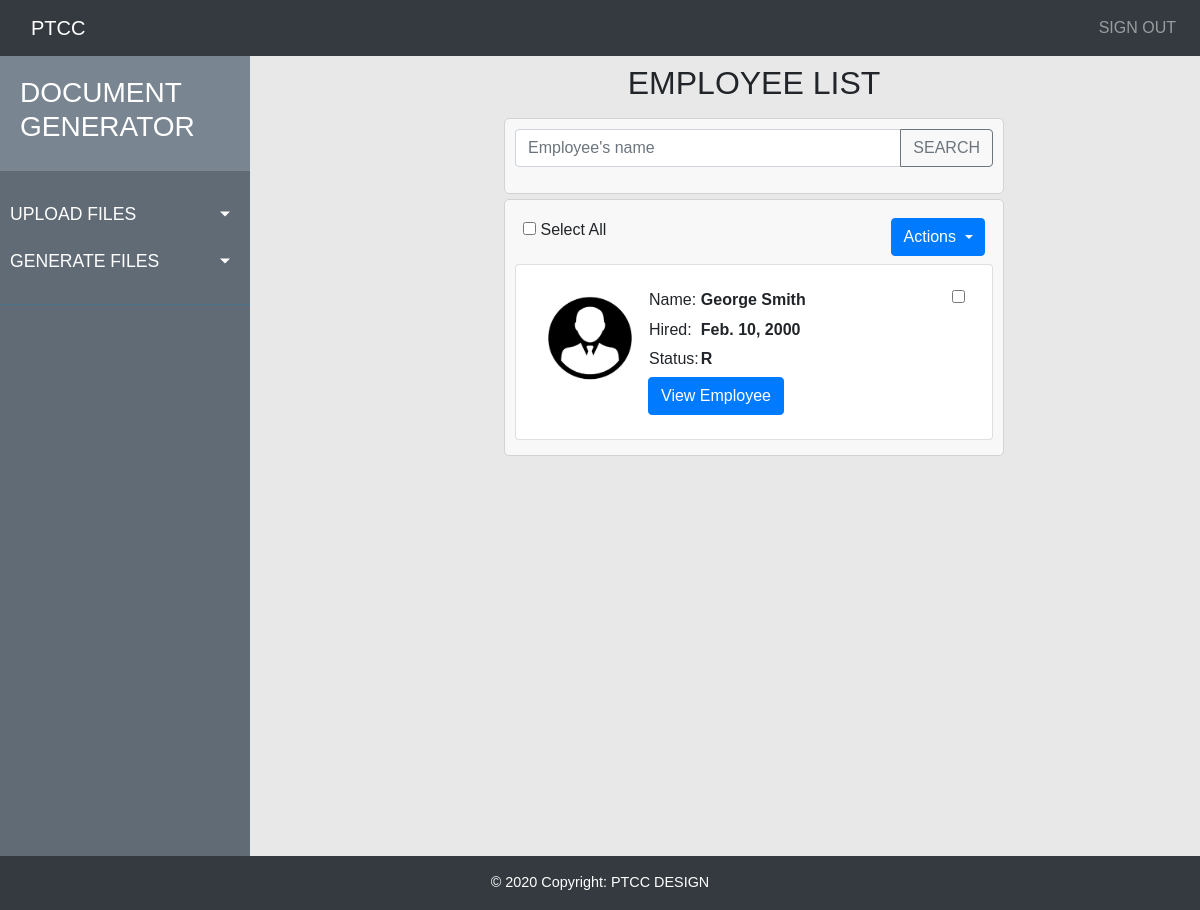
Page /employee_profile/ on the earlier database version.
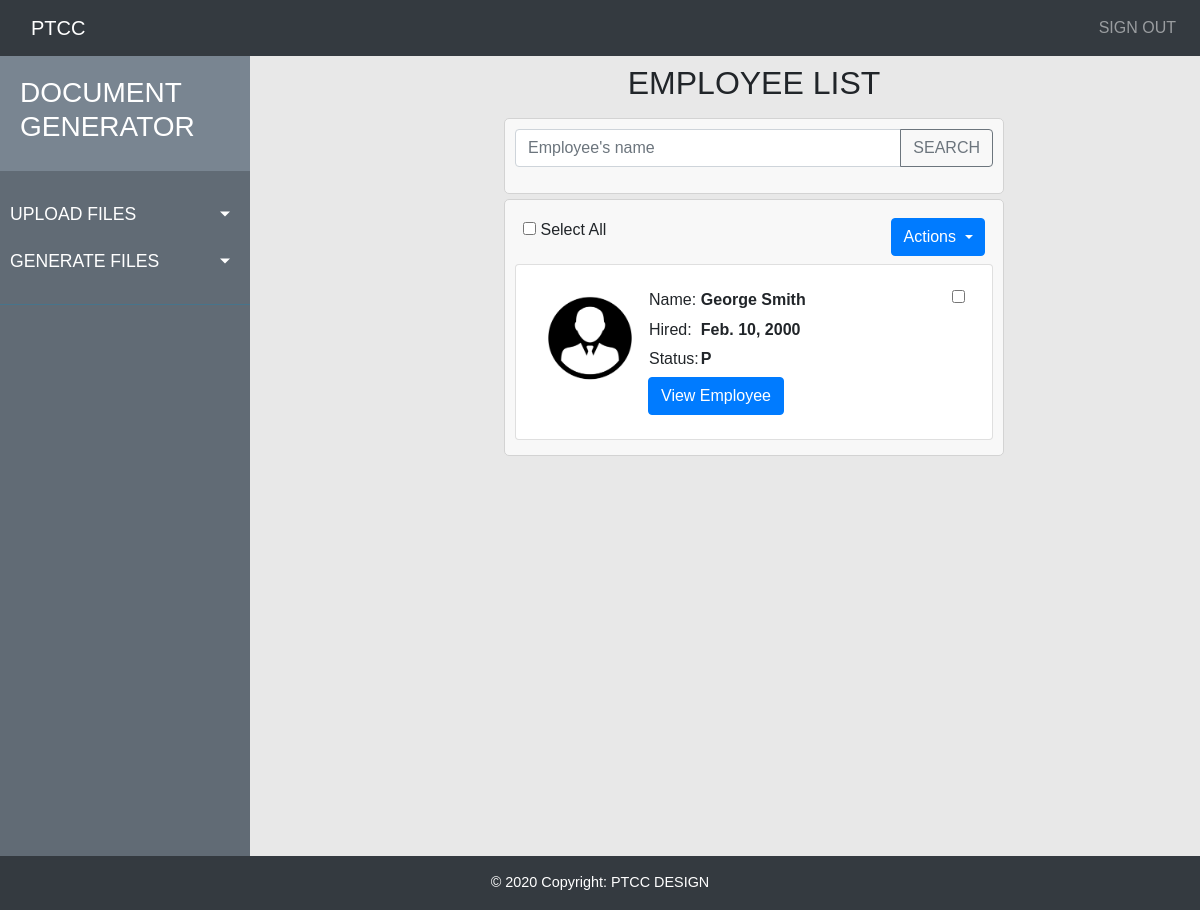
Same page on the later database version.
### employee_profile/models.py (models this page shows, shortened)
class Employee(models.Model):
    REGULAR = 'R'
    REGULAR1 = 'R1'
    PROBATION = 'P'
    employee_status_choices = [
        (REGULAR, 'Regular Employee'),
        (REGULAR1, 'Regular1 Employee'),
        (PROBATION, 'Probationary Employee')
    ]
    employee_tin_id = models.IntegerField(default=0, unique=True)
    name = models.CharField(max_length=200)
    probation_date = models.DateField()
    hired_date = models.DateField()
    sl_start_date = models.DateField()
    regularization_date = models.DateField()
    employee_status = models.CharField(max_length=2,
                                       choices=employee_status_choices,
                                       default=PROBATION)
    prev_vl_bal = models.FloatField(default=0.0)
    prev_sl_bal = models.FloatField(default=0.0)

### employee_profile/views.py (the view)
# urls.py: path('', views.IndexView.as_view(), name='index'),
class IndexView(generic.ListView):
    template_name = 'employee_profile/index.html'
    context_object_name = 'latest_employee_list'
    def get_queryset(self):
        return Employee.objects.order_by('name')

### employee_profile/templates/employee_profile/index.html (shortened to what this page needs)
{% extends 'base.html' %}
{% load static %}
{% block content %}
    <body>
        <div class="center">
            <div class="d-flex justify-content-center">
                <div class="p-2"><h2>EMPLOYEE LIST</h2></div>
            </div>
            <div class="card_container">
                <div class="input-group mb-3">
                    <input type="text" class="form-control" placeholder="Employee's name" aria-label="Employee's name" aria-describedby="basic-addon2">
                    <div class="input-group-append">
                        <button class="btn btn-outline-secondary" type="button">SEARCH</button>
                    </div>
                </div>
            </div>
            <div class="card_container">
                <div class="d-flex flex-column">
                    <div class="d-flex flex-row">
                        <div class="p-2">
                            <input type="checkbox" id="check_all_employee">
                            <label for="check_all_employee">Select All</label>
                        </div>
                        <div class="dropdown ml-auto p-2">
                            <button class="btn btn-primary dropdown-toggle" type="button" data-toggle="dropdown">
                                Actions
                                <span class="caret p-2"></span>
                            </button>
                        </div>
                    </div>
                    <div>
                        {% if latest_employee_list %}
                        {% for employee in latest_employee_list %}
                            <form>
                                <div class="card">
                                    <div class="card-body">
                                        <div class="d-flex flex-row">
                                            <div class="p-1">
                                                <div>
                                                    <img src="{% static 'employee_profile/images/profile_icon.jpg' %}" alt="Trulli" width="100" height="100">
                                                </div>
                                            </div>
                                            <div class="p-1">
                                                <div class="employee_details">
                                                    <table>
                                                        <tr>
                                                            <td><h6 class="employee_name">Name:</h6></td>
                                                            <td><h6 class="employee_name"><strong>{{employee.name}}</strong></h6></td>
                                                        </tr>
                                                        <tr>
                                                            <td><h6 >Hired:</h6></td>
                                                            <td><h6><strong>{{employee.hired_date}}</strong></h6></td>
                                                        </tr>
                                                        <tr>
                                                            <td><h6>Status:</h6></td>
                                                            <td><h6><strong>{{employee.employee_status}}</strong></h6></td>
                                                        </tr>
                                                    </table>
                                                    <a href="{% url 'employee_profile:employee_details' employee.id %}" class="btn btn-primary stretched link">View Employee</a>
                                                </div>
                                            </div>
                                            <div class="ml-auto">
                                                <div class="form-check">
                                                    <input type="checkbox" class="form-check-input"
                                                        data-id="{{employee.id}}"
                                                        data-empname="{{employee.name}}"
                                                        id="{{ employee.id }}">
                                                </div>
                                            </div>
                                        </div>
                                    </div>
                                </div>
                            </form>
                        {% endfor %}
                        {% else %}
                            <div class="d-flex justify-content-center">
                                <div>
                                    <p>There are no Employees added yet.</p>
                                </div>
                            </div>
                        {% endif %}
                        </div>
                    </div>
                </div>
            </div>
    </body>
{% endblock content %}

### employee_profile/templates/base.html (shortened to what this page needs)
<!DOCTYPE html>
<html>
    <head>
        {% load static %}
        {% block head_css %}
            {% block head_css_site %}
                <link rel="stylesheet"
                      href="https://stackpath.bootstrapcdn.com/bootstrap/4.5.0/css/bootstrap.min.css"
>
                <link rel="stylesheet" type="text/css" href="{% static 'employee_profile/style.css' %}">
            {% endblock head_css_site %}
        {% endblock head_css %}
    </head>
    <body>
    <header>
        <nav class="navbar navbar-expand-lg navbar-dark bg-dark">
            <div class="container-fluid">
                <a class="navbar-brand" href="{% url 'employee_profile:index' %}">PTCC</a>
            </div>
            <div class="navbar-collapse collapse w-100 order-3 dual-collapse2">
                <ul class="navbar-nav ml-auto">
                    <li class="nav-item">
                        <a class="nav-link" href="#">SIGN OUT</a>
                    </li>
                </ul>
            </div>
        </nav>
    </header>
    <div id="site-wrapper">
        <div class="wrapper">
            <nav id="sidebar">
                <div class="sidebar-header">
                    <a href="{% url 'employee_profile:index' %}"><h3>DOCUMENT GENERATOR</h3></a>
                </div>
                <ul class="list-unstyled components">
                   <li>
                       <a href="#uploadSubmenu" data-toggle="collapse" aria-expanded="false" class="dropdown-toggle">UPLOAD FILES</a>
                    </li>
                    <li>
                        <a href="#generateSubmenu" data-toggle="collapse" aria-expanded="false" class="dropdown-toggle">GENERATE FILES</a>
                     </li>
                </ul>
            </nav>
            {% block content %}{% endblock content %}
        </div>
    </div>
    <footer class="page-footer font-small blue">
        <div class="footer-copyright text-center py-3">© 2020 Copyright:
        <a href="http://www.ptcc.design/"> PTCC DESIGN</a>
        </div>
    </footer>
</html>

### employee_profile/static/employee_profile/style.css (style rules this page uses)
.wrapper { display: flex; width: 100%; align-items: stretch; }
.wrapper { display: flex; align-items: stretch; }
#sidebar { min-width: 250px; max-width: 250px; min-height: 100vh; }
a[data-toggle="collapse"] { position: relative; }
.dropdown-toggle::after { display: block; position: absolute; top: 50%; right: 20px; transform: translateY(-50%); }
body { font-family: 'Poppins', sans-serif; background: #E8E8E8; }
a, a:hover, a:focus { color: inherit; text-decoration: none; transition: all 0.3s; }
#sidebar { background: #616b75; color: #fff; transition: all 0.3s; }
#sidebar .sidebar-header { padding: 20px; background: #798591; }
#sidebar ul.components { padding: 20px 0; border-bottom: 1px solid #47748b; }
#sidebar ul li a { padding: 10px; font-size: 1.1em; display: block; }
.center { position:absolute; width:500px; left:42%; }
.card_container { padding:10px; background-color:#F8F8F8; margin-bottom:5px; border: 1px solid #D3D3D3; border-radius: 5px; }
.card { margin-bottom: 5px; }
.flex-column { width:100%; }
footer.page-footer { bottom: 0; color: #fff; }
.font-small { font-size: .9rem; }
.blue { background-color: #343a40 !important; }
.p-2 { padding: .2rem; }

Differences in the rows shown:
changed Employee "George Smith": employee_status "R" → "P"
